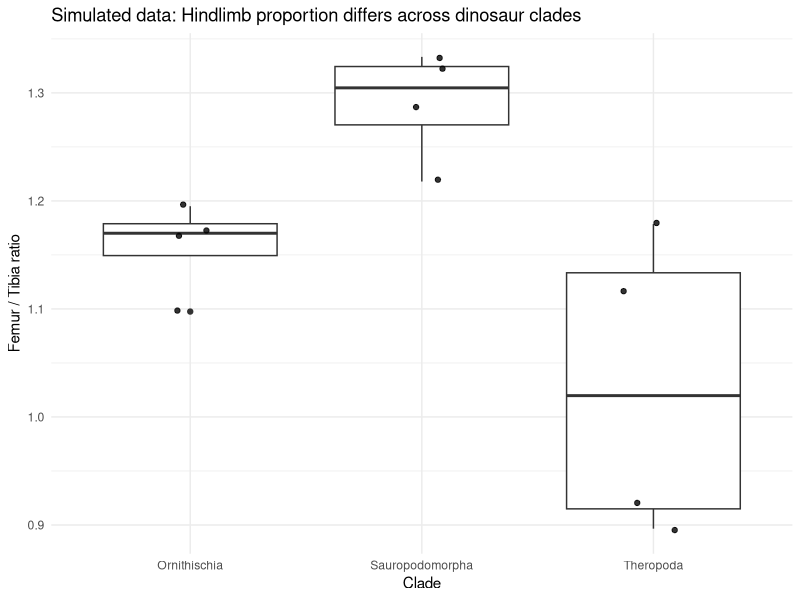

This chart was generated by the following R code:
library(tidyverse)
d <- read_csv("Fake_data.csv")
d <- d %>%
  mutate(
    femur_tibia_ratio = femur_length_mm / tibia_length_mm,
    forelimb_hindlimb_ratio = humerus_length_mm / femur_length_mm
  )

ggplot(d, aes(x = clade, y = femur_tibia_ratio)) +
  geom_boxplot() +
  geom_jitter(width = 0.15, alpha = 0.8) +
  labs(
    title = "Simulated data: Hindlimb proportion differs across dinosaur clades",
    x = "Clade",
    y = "Femur / Tibia ratio"
  ) +
  theme_minimal()
